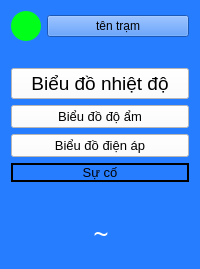
         <widget class="QWidget" name="tram" native="true">
          <property name="minimumSize">
           <size>
            <width>30</width>
            <height>0</height>
           </size>
          </property>
          <property name="maximumSize">
           <size>
            <width>200</width>
            <height>16777215</height>
           </size>
          </property>
          <property name="styleSheet">
           <string notr="true">background-color:rgb(39, 125, 255)</string>
          </property>
          <layout class="QVBoxLayout" name="verticalLayout_2">
           <item>
            <layout class="QHBoxLayout" name="horizontalLayout_19">
             <item>
              <widget class="QPushButton" name="tt_chung">
               <property name="minimumSize">
                <size>
                 <width>30</width>
                 <height>30</height>
                </size>
               </property>
               <property name="maximumSize">
                <size>
                 <width>30</width>
                 <height>30</height>
                </size>
               </property>
               <property name="styleSheet">
                <string notr="true">background-color:rgba(0,255,25,1);
border-radius:15px</string>
               </property>
               <property name="text">
                <string/>
               </property>
              </widget>
             </item>
             <item>
              <widget class="QPushButton" name="chung_tram">
               <property name="text">
                <string>tên trạm</string>
               </property>
              </widget>
             </item>
            </layout>
           </item>
           <item>
            <spacer name="verticalSpacer_2">
             <property name="orientation">
              <enum>Qt::Vertical</enum>
             </property>
             <property name="sizeType">
              <enum>QSizePolicy::Fixed</enum>
             </property>
             <property name="sizeHint" stdset="0">
              <size>
               <width>7</width>
               <height>21</height>
              </size>
             </property>
            </spacer>
           </item>
           <item>
            <widget class="QPushButton" name="temp_button">
             <property name="minimumSize">
              <size>
               <width>41</width>
               <height>30</height>
              </size>
             </property>
             <property name="font">
              <font>
               <pointsize>14</pointsize>
              </font>
             </property>
             <property name="styleSheet">
              <string notr="true">background-color:white
</string>
             </property>
             <property name="text">
              <string>Biểu đồ nhiệt độ</string>
             </property>
            </widget>
           </item>
           <item>
            <widget class="QPushButton" name="humi_button">
             <property name="font">
              <font>
               <pointsize>10</pointsize>
              </font>
             </property>
             <property name="styleSheet">
              <string notr="true">background-color:white</string>
             </property>
             <property name="text">
              <string>Biểu đồ độ ẩm</string>
             </property>
            </widget>
           </item>
           <item>
            <widget class="QPushButton" name="dc_button">
             <property name="font">
              <font>
               <pointsize>10</pointsize>
              </font>
             </property>
             <property name="styleSheet">
              <string notr="true">background-color:white</string>
             </property>
             <property name="text">
              <string>Biểu đồ điện áp</string>
             </property>
            </widget>
           </item>
           <item>
            <widget class="QPushButton" name="error_button">
             <property name="font">
              <font>
               <pointsize>10</pointsize>
              </font>
             </property>
             <property name="styleSheet">
              <string notr="true">border:2px solid</string>
             </property>
             <property name="text">
              <string>Sự cố</string>
             </property>
            </widget>
           </item>
           <item>
            <spacer name="verticalSpacer_3">
             <property name="orientation">
              <enum>Qt::Vertical</enum>
             </property>
             <property name="sizeHint" stdset="0">
              <size>
               <width>20</width>
               <height>20</height>
              </size>
             </property>
            </spacer>
           </item>
           <item>
            <widget class="QPushButton" name="setting_button">
             <property name="sizePolicy">
              <sizepolicy hsizetype="Maximum" vsizetype="Maximum">
               <horstretch>0</horstretch>
               <verstretch>0</verstretch>
              </sizepolicy>
             </property>
             <property name="minimumSize">
              <size>
               <width>180</width>
               <height>50</height>
              </size>
             </property>
             <property name="maximumSize">
              <size>
               <width>180</width>
               <height>50</height>
              </size>
             </property>
             <property name="font">
              <font>
               <family>dripicons-v2</family>
               <pointsize>20</pointsize>
              </font>
             </property>
             <property name="styleSheet">
              <string notr="true">color:white;
border-radius:20px

</string>
             </property>
             <property name="text">
              <string>~</string>
             </property>
            </widget>
           </item>
          </layout>
         </widget>
